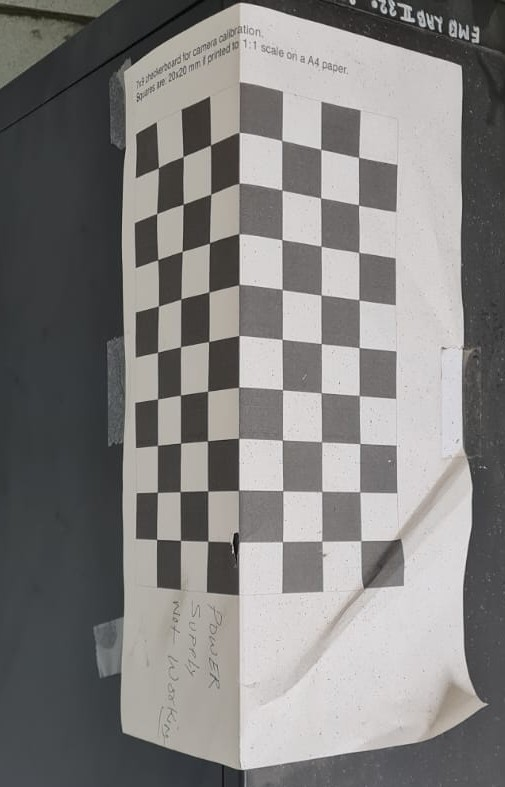
#> input picture data/img.jpeg, 505 x 787 px
$ jupyter execute --allow-errors CameraCalibration.ipynb
#> lines starting #> are read from the running program, lines starting #| are printed output that depends on the picture
[cell 1]
import cv2
import numpy as np
import matplotlib.pyplot as plt
from matplotlib import image as mpimg

[cell 2]
#utility functions
def make_homo(X):
    #[x,y...]->[w,y,....,1]
    return np.hstack((X,np.ones((X.shape[0],1))))

def make_norm_mat(means,std):
    diags = np.sqrt(len(means))*np.diag(1/std)
    col = np.sqrt(len(means))*np.array(-means/std).reshape(-1,1)
    F = np.hstack((np.vstack((diags,np.zeros((1,diags.shape[1]))))\
                ,np.vstack((col,np.array([1])))))
    return F

# Image Registration
In this section we map 3D World cordinate to 2D image cordinates.

## 3D World frame
This Axis used for 3D system is as follows:<br>

## 2D Image frame
This image axis mapped in 2D image is as follows: <br>

## Mapping 3D -> to 2D
We select random points in 3D world frame and map corresponding points in 2D image using pixel locations of those points in 2D image.

[cell 3]
points_3d = np.array([[100,0,0],
         [75,0,25],
         [0,25,50],
         [0,75,75],
         [0,50,100],
         [25,0,175],
         [0,25,125],
         [25,0,125],
         [75,0,200]])

points_2d = np.array([[135,137],
         [159,169],
         [283,191],
         [359,253],
         [323,296],
         [209,442],
         [283,340],
         [211,343],
         [159,493]])

[cell 4]
img = mpimg.imread('data/img.jpeg')
#> img is the input picture: shape (787, 505, 3); mean R, G, B 130.2, 128.5, 127.2

# Output Images
plt.imshow(img)
for i in range(points_2d.shape[0]):
    plt.scatter(points_2d[i][0], points_2d[i][1], s=10,c='red')
plt.show()
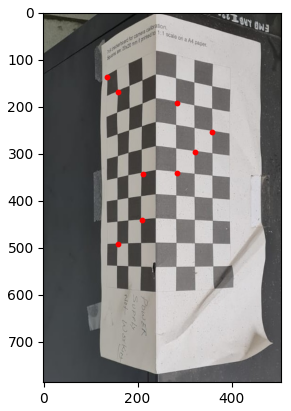
#> figure drawn by matplotlib, 1 panel

# Points Normalization
Normalize the data such that the centroid of 2D and 3D points are at origin and the
average Euclidean distance of 2D and 3D points from the origin is $\sqrt{2}$ and $\sqrt{3}$,
respectively. Find the transformation matrices $T$ and $U$ that achieve this for 2D and 3D
respectively, i.e, $\hat x = Tx$ and $\hat X = UX$ where $x$ and $X$ are the unnormalized 2D and 3D
points in homogeneous coordinates.

## 2D Normalization
As you can see the transformation matrix shifts every point in 2D by the mean value, in each dimension, which result in zero mean. Zero mean in every dimesion implies that the centroid has been shifted to origin. Also, it scales every point in 2D by $\sqrt{2}\over\sigma$ for each dimension, which makes the standard deviation (or average euclidean distance) equals to $\sqrt{2}$.<br>

The Translation matrix $T$ is created as follows
$$T = \begin{bmatrix} \sqrt{2}\over\sigma_x & 0 & -\sqrt{2}\mu_x\over\sigma_x \\
                      0 & \sqrt{2}\over\sigma_y & -\sqrt{2}\mu_y\over\sigma_y  \\
                      0 & 0 & 1\end{bmatrix}$$

The new normalized points are given by application of this transformation matrix
$$\hat x = Tx$$

[cell 5]
T = make_norm_mat(np.mean(points_2d, axis=0),np.std(points_2d,axis=0))
points_2d_norm_homo = np.matmul(T,make_homo(points_2d).T).T
points_2d_norm = points_2d_norm_homo[:,:2]
print('T :\n')
print(T)

print('\n\n After Normalization:\n')
print(points_2d_norm)
print(np.mean(points_2d_norm,axis=0))

## 3D Normalization
As you can see the transformation matrix shifts every point in 3D by the mean value, in each dimension, which result in zero mean. Zero mean in every dimesion implies that the centroid has been shifted to origin. Also, it scales every point in 3D by $\sqrt{3}\over\sigma$ for each dimension, which makes the standard deviation (or average euclidean distance) equals to $\sqrt{3}$.<br>

The Translation matrix $U$ is created as follows
$$U = \begin{bmatrix} \sqrt{3}\over\sigma_x & 0 & -\sqrt{3}\mu_x\over\sigma_x \\
                      0 & \sqrt{3}\over\sigma_y & -\sqrt{3}\mu_y\over\sigma_y  \\
                      0 & 0 & 1\end{bmatrix}$$

The new normalized points are given by application of this transformation matrix
$$\hat X = UX$$

[cell 6]
U = make_norm_mat(np.mean(points_3d, axis=0), np.std(points_3d,axis=0))

points_3d_norm_homo = np.matmul(U,make_homo(points_3d).T).T
points_3d_norm = points_3d_norm_homo[:,:3]


print('U :\n')
print(U)

print('\n\n After Normalization: \n')
print(points_3d_norm)

## Verifying the normalization
<br>
The mean values are very small in the order of $\sim10^{-16}$ <br>
The average distance is $\sqrt{2} \sim 1.41421$ and for 3D is $\sqrt{3} \sim 1.732$

[cell 7]
print(f'For 2D normalisation the centroid of the points is {np.mean(points_2d_norm,axis=0)} and \naverage \
distance is {np.std(points_2d_norm,axis=0)}\n\n')

print(f'For 3D normalisation the centroid of the points is {np.mean(points_3d_norm,axis=0)} and \naverage \
distance is {np.std(points_3d_norm,axis=0)}\n\n')

# Estimation of projection matrix $P$

* Estimate the normalized projection matrix $\hat P$ using the DLT method.
* Denormalize the projection matrix $\hat P. (P = T^{-1}\hat PU)$.

## The pattern Matrix
As mentioned in forsyth and ponce, The patter matrix _P_ is calculated as follows:<br>
_P_ = $\begin{bmatrix}
\bf P_{1}^T & \bf 0^T & -x_{1}\bf P_{1}^T\\
\bf 0^T & \bf P_{1}^T & -y_{1}\bf P_{1}^T\\
... & ... & ...\\
\bf P_{n}^T & \bf 0^T & -x_{n}\bf P_{n}^T\\
\bf 0^T & \bf P_{n}^T & -y_{n}\bf P_{n}^T
\end{bmatrix}$

[cell 8]
P_1 = np.hstack((points_3d_norm_homo,np.zeros_like(points_3d_norm_homo),-points_2d_norm[:,0][:,np.newaxis]*points_3d_norm_homo))
P_2 = np.hstack((np.zeros_like(points_3d_norm_homo),points_3d_norm_homo,-points_2d_norm[:,1][:,np.newaxis]*points_3d_norm_homo))
P = np.zeros((P_1.shape[0]*2,P_1.shape[1]))
P[0::2,:] = P_1
P[1::2,:] = P_2

## DLT Method
Here, the $P^{T}P$ matrix has been calculated and the eigen vector correspoding to the minimum eigen value has been retrieved and reshaped into a 3 $\times$ 4 matrix, which gives the projection matrix corresponding to normalized coordinate system. The _eig_ of $P^{T}P$ is similar to calculating _SVD_ of $P$

[cell 9]
u,w = np.linalg.eig(np.matmul(P.T,P))
P_norm = w[:,np.argmin(u)].reshape(3,4)
print(f'Normalized Projection Matrix:\n {P_norm}')

## Denormalizing the projection matrix

[cell 10]
P_unorm = np.matmul(np.linalg.inv(T),(np.matmul(P_norm,U)))
print(f'Denormalized Projection Matrix:\n {P_unorm}')

## Decomposing Projection matrix into $K$,$R$ and $t$
Decompose the projection matrix _P_$ = K\begin{bmatrix} R & | & -RX_o \end{bmatrix}$ into intrinsic matrix K, rotation matrix $R$ and the camera center $X_o$. $K$ and $R$ can be estimated using $RQ$ decomposition.

[cell 11]
M = P_unorm[:3,:3]
R,K= np.linalg.qr(M)
t = np.matmul(np.linalg.inv(K),P_unorm[:,-1])
X_o = -np.matmul(np.linalg.inv(R),t)
print(f'K = \n {K} \n\n R = \n {R} \n\n and X_o = \n{X_o} \n')

[cell 12]
# Calculation of intrinsic and extrinsic parameters
a1,a2,a3 = M[0,:], M[1,:], M[2,:]
rho = 1/np.linalg.norm(a3)
x0 = rho**2 * np.dot(a1,a3)
y0 = rho**2 * np.dot(a2,a3)
theta = np.arccos(-np.dot(np.cross(a1,a3),np.cross(a2,a3))/\
                  (np.linalg.norm(np.cross(a1,a3))*np.linalg.norm(np.cross(a2,a3))))
alpha = rho**2 * np.linalg.norm(np.cross(a1,a3))*np.sin(theta)
beta = rho**2 * np.linalg.norm(np.cross(a2,a3))*np.sin(theta)

print(f'The parameters are \nrho = {rho}\nx0 = {x0}\ny0 = {y0} \ntheta = {theta/np.pi*180} degrees\
\nalpha = {alpha}\nbeta = {beta}')

## The parameter values are:
The parameters are
Normalizing parameter:
* $\rho=648.50$ <br>

The image center shift is:
* $x_o=470.58$
* $y_o=466.81$
<br>

Skew is :
* $\theta=86.06^\circ$
<br>

The magnifications per length are:
* $\alpha=851.42$
* $\beta=836.42$

## Calculating the RMSE error between actual and projected points

[cell 13]
point_pred_2d_homo = np.dot(P_unorm, make_homo(points_3d).T)
point_pred_2d = (point_pred_2d_homo / point_pred_2d_homo[2, :])[:2,:] .T


print('The predicted points are: \n')
print(point_pred_2d)
rmse = np.sqrt( np.mean(np.sum( (point_pred_2d - points_2d)**2, 1)) )
print(f'\n\n RMS error is {rmse}')

# Plotting projected points

* Since the RMSE is very low, points mostly overlap.
* On closer inspection you can find points $1$,$3$, and $4$ not completely overlapping. You can see a blue tint behind the red crosses.

[cell 14]
plt.figure( figsize=(25,25))
plt.imshow(img)
#> (the rest of this cell did not finish here and is left out)

# Un-Normalized Points

In this section we calculate the projection matrix without normalizing

[cell 15]
points_3d_homo = make_homo(points_3d)
P_1 = np.hstack((points_3d_homo,np.zeros_like(points_3d_homo),-points_2d[:,0][:,np.newaxis]*points_3d_homo))
P_2 = np.hstack((np.zeros_like(points_3d_homo),points_3d_homo,-points_2d[:,1][:,np.newaxis]*points_3d_homo))
P = np.zeros((P_1.shape[0]*2,P_1.shape[1]))
P[0::2,:] = P_1
P[1::2,:] = P_2

u,w = np.linalg.eig(np.matmul(P.T,P))
P = w[:,np.argmin(u)].reshape(3,4)

pred = np.dot(P, points_3d_homo.T)
pred = pred / pred[2, :]
pred=pred[0:2, :].T

print('Calculated 2D Coordinates with help of Projection matrix: \n')
print(pred)
err = np.sqrt( np.mean(np.sum( (pred - points_2d)**2, 1)) )
print('\n\n RMSE error between Calcualted and actual 2D points: {}'.format(err))

[cell 16]
print(f'The difference error between Normalized and un-Normalized Projection Matrix is {np.sqrt((np.linalg.norm((P_unorm*np.mean(P/P_unorm)-P))/12))}')

# Radial Distortion
The Radial distortion in camera calibration is calculated as follows:
* _E\_norm_ function takes vectors in the form $\begin{bmatrix}

[cell 17]
from scipy.optimize import least_squares
fudicial_points = 9
N = fudicial_points
def E_norm(eta,*args,**kwargs):

    residual = []

    for i in range(N):

        x = points_2d_norm[i][0]
        y = points_2d_norm[i][1]
        P = points_3d_norm_homo[i,:]


        d = (x**2 + y**2)
        d = np.array([d,d**2,d**3])

        eta1 = eta[:4]
        eta2 = eta[4:8]
        eta3 = eta[8:12]
        q = eta[12:15]

        lamb = 1 + np.dot(q,d)

        f1 = (x - np.dot(eta1,P)/lamb/np.dot(eta3,P))**2
        f2 = (y - np.dot(eta2,P)/lamb/np.dot(eta3,P))**2
        residual.append(f1)
        residual.append(f2)
    residual = np.array(residual)
    return residual

res = least_squares(E_norm, np.hstack((P_norm.reshape(-1,),np.array([0,0,0]))),method='lm',)
M_norm = res.x[:12].reshape(3,4)
